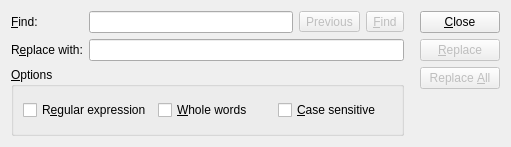
<?xml version="1.0" encoding="UTF-8"?>
<ui version="4.0">
 <class>FindReplaceForm</class>
 <widget class="QWidget" name="FindReplaceForm">
  <property name="geometry">
   <rect>
    <x>0</x>
    <y>0</y>
    <width>511</width>
    <height>147</height>
   </rect>
  </property>
  <property name="sizePolicy">
   <sizepolicy hsizetype="Preferred" vsizetype="Preferred">
    <horstretch>0</horstretch>
    <verstretch>0</verstretch>
   </sizepolicy>
  </property>
  <property name="maximumSize">
   <size>
    <width>16777215</width>
    <height>147</height>
   </size>
  </property>
  <property name="windowTitle">
   <string>Form</string>
  </property>
  <layout class="QGridLayout" name="gridLayout">
   <item row="0" column="0">
    <layout class="QVBoxLayout" name="verticalLayout_5">
     <item>
      <layout class="QVBoxLayout" name="verticalLayout_2">
       <item>
        <layout class="QGridLayout" name="gridLayout_3">
         <item row="1" column="1">
          <widget class="QLineEdit" name="textToReplace"/>
         </item>
         <item row="0" column="0">
          <widget class="QLabel" name="label">
           <property name="text">
            <string>&amp;Find:</string>
           </property>
           <property name="buddy">
            <cstring>textToFind</cstring>
           </property>
          </widget>
         </item>
         <item row="1" column="0">
          <widget class="QLabel" name="replaceLabel">
           <property name="text">
            <string>R&amp;eplace with:</string>
           </property>
           <property name="buddy">
            <cstring>textToReplace</cstring>
           </property>
          </widget>
         </item>
         <item row="0" column="1">
          <layout class="QHBoxLayout" name="horizontalLayout">
           <property name="topMargin">
            <number>0</number>
           </property>
           <item>
            <widget class="QLineEdit" name="textToFind"/>
           </item>
           <item>
            <widget class="QToolButton" name="findPrevButton">
             <property name="enabled">
              <bool>false</bool>
             </property>
             <property name="toolTip">
              <string>Previous</string>
             </property>
             <property name="text">
              <string>Previous</string>
             </property>
             <property name="icon">
              <iconset resource="../resources.qrc">
               <normaloff>:/icons/FindPrevious_16x.svg</normaloff>:/icons/FindPrevious_16x.svg</iconset>
             </property>
            </widget>
           </item>
           <item>
            <widget class="QToolButton" name="findButton">
             <property name="enabled">
              <bool>false</bool>
             </property>
             <property name="toolTip">
              <string>Next</string>
             </property>
             <property name="text">
              <string>&amp;Find</string>
             </property>
             <property name="icon">
              <iconset resource="../resources.qrc">
               <normaloff>:/icons/FindNext_16x.svg</normaloff>:/icons/FindNext_16x.svg</iconset>
             </property>
            </widget>
           </item>
          </layout>
         </item>
        </layout>
       </item>
      </layout>
     </item>
     <item>
      <widget class="QGroupBox" name="groupBox_2">
       <property name="title">
        <string>&amp;Options</string>
       </property>
       <layout class="QHBoxLayout" name="horizontalLayout_2">
        <item>
         <widget class="QCheckBox" name="regexCheckBox">
          <property name="toolTip">
           <string>&lt;!DOCTYPE HTML PUBLIC &quot;-//W3C//DTD HTML 4.0//EN&quot; &quot;http://www.w3.org/TR/REC-html40/strict.dtd&quot;&gt;
&lt;html&gt;&lt;head&gt;&lt;meta name=&quot;qrichtext&quot; content=&quot;1&quot; /&gt;&lt;style type=&quot;text/css&quot;&gt;
p, li { white-space: pre-wrap; }
&lt;/style&gt;&lt;/head&gt;&lt;body style=&quot; font-family:'Sans'; font-size:10pt; font-weight:400; font-style:normal;&quot;&gt;
&lt;p style=&quot; margin-top:0px; margin-bottom:0px; margin-left:0px; margin-right:0px; -qt-block-indent:0; text-indent:0px;&quot;&gt;whether the text to search should be interpreted as a regular expression.&lt;/p&gt;
&lt;p style=&quot;-qt-paragraph-type:empty; margin-top:0px; margin-bottom:0px; margin-left:0px; margin-right:0px; -qt-block-indent:0; text-indent:0px;&quot;&gt;&lt;/p&gt;
&lt;p style=&quot; margin-top:0px; margin-bottom:0px; margin-left:0px; margin-right:0px; -qt-block-indent:0; text-indent:0px;&quot;&gt;You may want to take a look at the syntax of regular expressions:&lt;/p&gt;
&lt;p style=&quot; margin-top:0px; margin-bottom:0px; margin-left:0px; margin-right:0px; -qt-block-indent:0; text-indent:0px;&quot;&gt;&lt;a href=&quot;http://doc.trolltech.com/qregexp.html&quot;&gt;&lt;span style=&quot; text-decoration: underline; color:#0000ff;&quot;&gt;http://doc.trolltech.com/qregexp.html&lt;/span&gt;&lt;/a&gt;&lt;/p&gt;&lt;/body&gt;&lt;/html&gt;</string>
          </property>
          <property name="text">
           <string>R&amp;egular expression</string>
          </property>
          <property name="autoExclusive">
           <bool>false</bool>
          </property>
         </widget>
        </item>
        <item>
         <widget class="QCheckBox" name="wholeCheckBox">
          <property name="text">
           <string>&amp;Whole words </string>
          </property>
          <property name="autoExclusive">
           <bool>false</bool>
          </property>
         </widget>
        </item>
        <item>
         <widget class="QCheckBox" name="caseCheckBox">
          <property name="text">
           <string>&amp;Case sensitive</string>
          </property>
          <property name="autoExclusive">
           <bool>false</bool>
          </property>
         </widget>
        </item>
       </layout>
      </widget>
     </item>
    </layout>
   </item>
   <item row="0" column="1">
    <layout class="QVBoxLayout" name="verticalLayout">
     <property name="leftMargin">
      <number>10</number>
     </property>
     <item>
      <widget class="QPushButton" name="closeButton">
       <property name="text">
        <string>&amp;Close</string>
       </property>
      </widget>
     </item>
     <item>
      <widget class="QPushButton" name="replaceButton">
       <property name="enabled">
        <bool>false</bool>
       </property>
       <property name="text">
        <string>&amp;Replace</string>
       </property>
      </widget>
     </item>
     <item>
      <widget class="QPushButton" name="replaceAllButton">
       <property name="enabled">
        <bool>false</bool>
       </property>
       <property name="text">
        <string>Replace &amp;All</string>
       </property>
      </widget>
     </item>
     <item>
      <spacer name="verticalSpacer">
       <property name="orientation">
        <enum>Qt::Vertical</enum>
       </property>
       <property name="sizeHint" stdset="0">
        <size>
         <width>20</width>
         <height>40</height>
        </size>
       </property>
      </spacer>
     </item>
    </layout>
   </item>
  </layout>
 </widget>
 <tabstops>
  <tabstop>textToReplace</tabstop>
  <tabstop>caseCheckBox</tabstop>
  <tabstop>wholeCheckBox</tabstop>
  <tabstop>regexCheckBox</tabstop>
  <tabstop>closeButton</tabstop>
 </tabstops>
 <resources>
  <include location="../resources.qrc"/>
 </resources>
 <connections/>
</ui>
